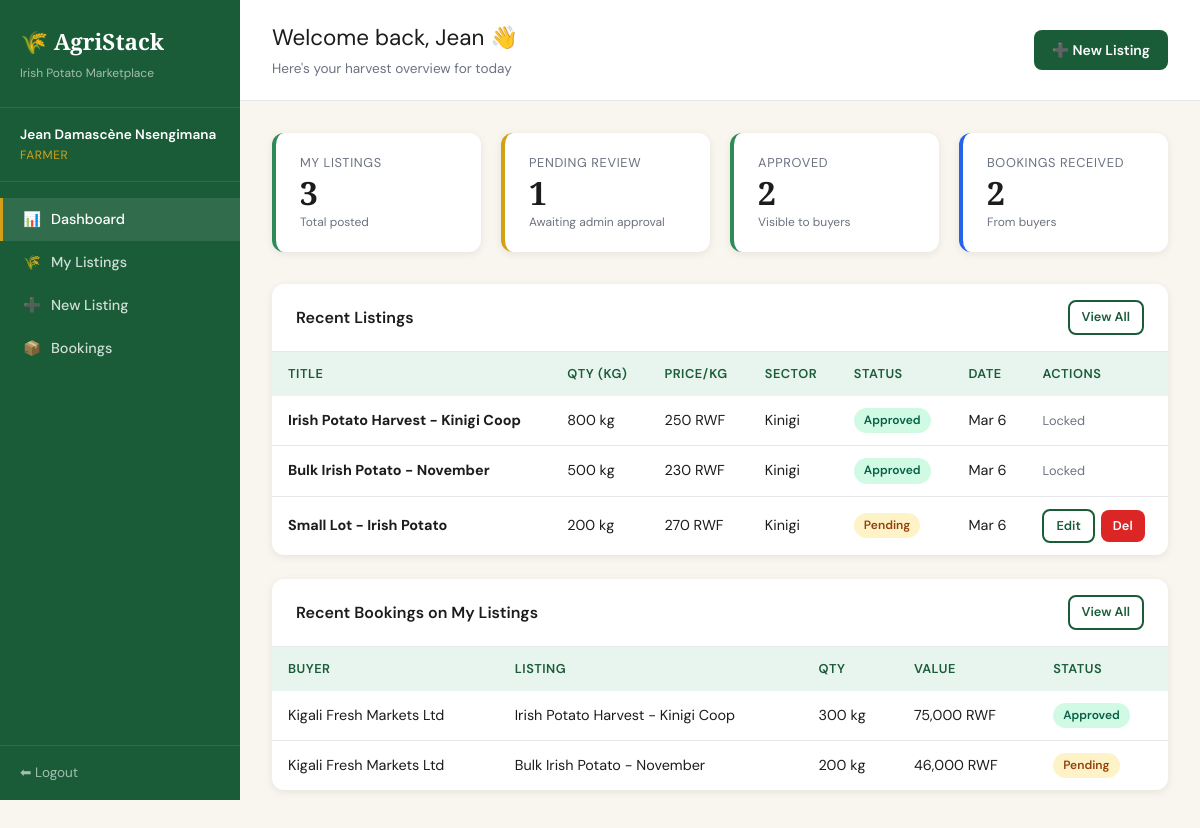
Screenshot of /farmer/dashboard (signed in) with the database file from the repository.
### tables this page shows
CREATE TABLE listings (
    id              INT AUTO_INCREMENT PRIMARY KEY,
    farmer_id       INT NOT NULL,
    title           VARCHAR(200) NOT NULL DEFAULT 'Irish Potato Harvest',
    quantity_kg     DECIMAL(10,2) NOT NULL,
    price_per_kg    DECIMAL(10,2) NOT NULL,
    pickup_sector   VARCHAR(100) NOT NULL,
    harvest_date    DATE NOT NULL,
    description     TEXT,
    status          ENUM('pending','approved','rejected') NOT NULL DEFAULT 'pending',
    created_at      DATETIME NOT NULL DEFAULT CURRENT_TIMESTAMP,
    updated_at      DATETIME ON UPDATE CURRENT_TIMESTAMP,
    FOREIGN KEY (farmer_id) REFERENCES users(id) ON DELETE CASCADE
);

CREATE TABLE bookings (
    id              INT AUTO_INCREMENT PRIMARY KEY,
    listing_id      INT NOT NULL,
    buyer_id        INT NOT NULL,
    quantity_kg     DECIMAL(10,2) NOT NULL,
    price_per_kg    DECIMAL(10,2) NOT NULL,
    total_value     DECIMAL(12,2) GENERATED ALWAYS AS (quantity_kg * price_per_kg) STORED,
    preferred_date  DATE NOT NULL,
    notes           TEXT,
    status          ENUM('pending','approved','collected') NOT NULL DEFAULT 'pending',
    created_at      DATETIME NOT NULL DEFAULT CURRENT_TIMESTAMP,
    updated_at      DATETIME ON UPDATE CURRENT_TIMESTAMP,
    FOREIGN KEY (listing_id) REFERENCES listings(id) ON DELETE CASCADE,
    FOREIGN KEY (buyer_id) REFERENCES users(id) ON DELETE CASCADE
);

CREATE TABLE users (
    id          INT AUTO_INCREMENT PRIMARY KEY,
    name        VARCHAR(150) NOT NULL,
    email       VARCHAR(150) NOT NULL UNIQUE,
    password    VARCHAR(255) NOT NULL,
    phone       VARCHAR(20),
    role        ENUM('farmer','buyer','admin') NOT NULL DEFAULT 'farmer',
    sector      VARCHAR(100),
    is_active   TINYINT(1) NOT NULL DEFAULT 1,
    created_at  DATETIME NOT NULL DEFAULT CURRENT_TIMESTAMP
);

### app/controllers/FarmerController.php (called while the page is built, shortened)
<?php
require_once __DIR__ . '/../models/ListingModel.php';
require_once __DIR__ . '/../models/BookingModel.php';
class FarmerController {
    private ListingModel $listingModel;
    private BookingModel $bookingModel;
    public function __construct() {
        $this->listingModel = new ListingModel();
        $this->bookingModel = new BookingModel();
    }
    public function dashboard(): void {
        $user     = currentUser();
        $listings = $this->listingModel->getByFarmer($user['id']);
        $bookings = $this->bookingModel->getByFarmerListings($user['id']);
        $stats = [
            'total_listings'   => count($listings),
            'pending_listings' => count(array_filter($listings, fn($l) => $l['status'] === 'pending')),
            'approved_listings'=> count(array_filter($listings, fn($l) => $l['status'] === 'approved')),
            'total_bookings'   => count($bookings),
        ];
        require_once __DIR__ . '/../views/farmer/dashboard.php';
    }
}

### index.php (called while the page is built, shortened)
<?php
require_once __DIR__ . '/app/core/Database.php';
require_once __DIR__ . '/app/core/helpers.php';
$requestUri  = $_SERVER['REQUEST_URI'];
$scriptName  = dirname($_SERVER['SCRIPT_NAME']);
$path        = str_replace($scriptName, '', $requestUri);
$path        = strtok($path, '?');
$path        = rtrim($path, '/') ?: '/';
$routes = [
    'GET' => [
        '/'                        => ['AuthController',    'index'],
        '/login'                   => ['AuthController',    'loginForm'],
        '/register'                => ['AuthController',    'registerForm'],
        '/logout'                  => ['AuthController',    'logout'],
        '/farmer/dashboard'        => ['FarmerController',  'dashboard'],
        '/farmer/listings'         => ['FarmerController',  'listings'],
        '/farmer/listings/create'  => ['FarmerController',  'createForm'],
        '/farmer/listings/edit'    => ['FarmerController',  'editForm'],
        '/farmer/listings/delete'  => ['FarmerController',  'delete'],
        '/farmer/bookings'         => ['FarmerController',  'bookings'],
        '/buyer/dashboard'         => ['BuyerController',   'dashboard'],
        '/buyer/listings'          => ['BuyerController',   'listings'],
        '/buyer/book'              => ['BuyerController',   'bookForm'],
        '/buyer/bookings'          => ['BuyerController',   'bookings'],
        '/admin/dashboard'         => ['AdminController',   'dashboard'],
        '/admin/listings'          => ['AdminController',   'listings'],
        '/admin/listings/approve'  => ['AdminController',   'approveListing'],
        '/admin/listings/reject'   => ['AdminController',   'rejectListing'],
        '/admin/bookings'          => ['AdminController',   'bookings'],
        '/admin/bookings/advance'  => ['AdminController',   'advanceBooking'],
        '/admin/users'             => ['AdminController',   'users'],
        '/admin/users/toggle'      => ['AdminController',   'toggleUser'],
        '/admin/audit-log'         => ['AdminController',   'auditLog'],
    ],
    'POST' => [
        '/login'                   => ['AuthController',    'login'],
        '/register'                => ['AuthController',    'register'],
        '/farmer/listings/create'  => ['FarmerController',  'create'],
        '/farmer/listings/edit'    => ['FarmerController',  'edit'],
        '/buyer/book'              => ['BuyerController',   'book'],
    ],
];
$method = $_SERVER['REQUEST_METHOD'];
$route  = $routes[$method][$path] ?? null;
[$controllerName, $action] = $route;
$controller = new $controllerName();
$controller->$action();

### app/core/Database.php (called while the page is built, shortened)
<?php
class Database {
    private static $instance = null;
    private $conn;
    private function __construct() {
        $this->conn = new mysqli(DB_HOST, DB_USER, DB_PASS, DB_NAME, DB_PORT);
        $this->conn->set_charset("utf8mb4");
    }
    public static function getInstance(): Database {
        if (self::$instance === null) {
            self::$instance = new Database();
        }
        return self::$instance;
    }
    public function query(string $sql, string $types = '', array $params = []): mysqli_result|bool {
        $stmt = $this->conn->prepare($sql);
        if ($types && $params) {
            $stmt->bind_param($types, ...$params);
        }
        $stmt->execute();
        $result = $stmt->get_result();
        return $result !== false ? $result : true;
    }
    public function fetchAll(string $sql, string $types = '', array $params = []): array {
        $result = $this->query($sql, $types, $params);
        if ($result instanceof mysqli_result) {
            return $result->fetch_all(MYSQLI_ASSOC);
        }
        return [];
    }
}

### app/models/ListingModel.php (called while the page is built, shortened)
<?php
class ListingModel {
    private Database $db;
    public function __construct() {
        $this->db = Database::getInstance();
    }
    public function getByFarmer(int $farmerId): array {
        return $this->db->fetchAll(
            "SELECT * FROM listings WHERE farmer_id = ? ORDER BY created_at DESC",
            'i', [$farmerId]
        );
    }
}

### app/models/BookingModel.php (called while the page is built, shortened)
<?php
class BookingModel {
    private Database $db;
    public function __construct() {
        $this->db = Database::getInstance();
    }
    public function getByFarmerListings(int $farmerId): array {
        return $this->db->fetchAll(
            "SELECT b.*, l.title as listing_title, l.pickup_sector, u.name as buyer_name, u.phone as buyer_phone
             FROM bookings b
             JOIN listings l ON b.listing_id = l.id
             JOIN users u ON b.buyer_id = u.id
             WHERE l.farmer_id = ?
             ORDER BY b.created_at DESC",
            'i', [$farmerId]
        );
    }
}

### app/views/farmer/dashboard.php (the view, shortened to what this page needs)
<?php $pageTitle = 'Dashboard'; require_once __DIR__ . '/../partials/header.php'; ?>
<div class="page-header">
  <div>
    <div class="page-title">Welcome back, <?= e(explode(' ', $user['name'])[0]) ?> 👋</div>
    <div class="page-subtitle">Here's your harvest overview for today</div>
  </div>
  <a href="<?= BASE_URL ?>/farmer/listings/create" class="btn btn-primary">➕ New Listing</a>
</div>
<div class="page-body">
  <div class="stats-grid">
    <div class="stat-card">
      <div class="stat-label">My Listings</div>
      <div class="stat-value"><?= $stats['total_listings'] ?></div>
      <div class="stat-sub">Total posted</div>
    </div>
    <div class="stat-card gold">
      <div class="stat-label">Pending Review</div>
      <div class="stat-value"><?= $stats['pending_listings'] ?></div>
      <div class="stat-sub">Awaiting admin approval</div>
    </div>
    <div class="stat-card">
      <div class="stat-label">Approved</div>
      <div class="stat-value"><?= $stats['approved_listings'] ?></div>
      <div class="stat-sub">Visible to buyers</div>
    </div>
    <div class="stat-card blue">
      <div class="stat-label">Bookings Received</div>
      <div class="stat-value"><?= $stats['total_bookings'] ?></div>
      <div class="stat-sub">From buyers</div>
    </div>
  </div>
  <div class="card">
    <div class="card-header">
      <h3>Recent Listings</h3>
      <a href="<?= BASE_URL ?>/farmer/listings" class="btn btn-outline btn-sm">View All</a>
    </div>
    <div class="table-wrap">
      <?php if (empty($listings)): ?>
        <div class="empty-state">
          <div class="empty-icon">🌾</div>
          <h3>No listings yet</h3>
          <p>Post your first harvest listing to connect with buyers.</p>
          <a href="<?= BASE_URL ?>/farmer/listings/create" class="btn btn-primary" style="margin-top:16px">Post First Listing</a>
        </div>
      <?php else: ?>
      <table>
        <thead>
          <tr>
            <th>Title</th><th>Qty (kg)</th><th>Price/kg</th><th>Sector</th><th>Status</th><th>Date</th><th>Actions</th>
          </tr>
        </thead>
        <tbody>
          <?php foreach (array_slice($listings, 0, 5) as $l): ?>
          <tr>
            <td><strong><?= e($l['title']) ?></strong></td>
            <td><?= number_format($l['quantity_kg']) ?> kg</td>
            <td><?= formatRwf($l['price_per_kg']) ?></td>
            <td><?= e($l['pickup_sector']) ?></td>
            <td><?= statusBadge($l['status']) ?></td>
            <td><?= date('M j', strtotime($l['created_at'])) ?></td>
            <td>
              <?php if ($l['status'] === 'pending'): ?>
              <div class="action-group">
                <a href="<?= BASE_URL ?>/farmer/listings/edit?id=<?= $l['id'] ?>" class="btn btn-outline btn-sm">Edit</a>
                <a href="<?= BASE_URL ?>/farmer/listings/delete?id=<?= $l['id'] ?>" class="btn btn-danger btn-sm" onclick="return confirm('Delete this listing?')">Del</a>
              </div>
              <?php else: ?>
              <span style="color:var(--text-muted);font-size:0.8rem;">Locked</span>
              <?php endif; ?>
            </td>
          </tr>
          <?php endforeach; ?>
        </tbody>
      </table>
      <?php endif; ?>
    </div>
  </div>
  <?php if (!empty($bookings)): ?>
  <div class="card">
    <div class="card-header">
      <h3>Recent Bookings on My Listings</h3>
      <a href="<?= BASE_URL ?>/farmer/bookings" class="btn btn-outline btn-sm">View All</a>
    </div>
    <div class="table-wrap">
      <table>
        <thead>
          <tr><th>Buyer</th><th>Listing</th><th>Qty</th><th>Value</th><th>Status</th></tr>
        </thead>
        <tbody>
          <?php foreach (array_slice($bookings, 0, 5) as $b): ?>
          <tr>
            <td><?= e($b['buyer_name']) ?></td>
            <td><?= e($b['listing_title']) ?></td>
            <td><?= number_format($b['quantity_kg']) ?> kg</td>
            <td><?= formatRwf($b['total_value']) ?></td>
            <td><?= statusBadge($b['status']) ?></td>
          </tr>
          <?php endforeach; ?>
        </tbody>
      </table>
    </div>
  </div>
  <?php endif; ?>
</div>
<?php require_once __DIR__ . '/../partials/footer.php'; ?>

### app/core/helpers.php (shortened to what this page needs)
<?php
function currentUser(): array {
    return [
        'id'   => $_SESSION['user_id'] ?? null,
        'name' => $_SESSION['user_name'] ?? '',
        'role' => $_SESSION['user_role'] ?? '',
    ];
}
function e(mixed $val): string {
    return htmlspecialchars((string)$val, ENT_QUOTES, 'UTF-8');
}
function formatRwf(float $amount): string {
    return number_format($amount, 0, '.', ',') . ' RWF';
}
function statusBadge(string $status): string {
    $map = [
        'pending'  => ['#FEF3C7', '#92400E'],
        'approved' => ['#D1FAE5', '#065F46'],
        'collected'=> ['#DBEAFE', '#1E40AF'],
        'rejected' => ['#FEE2E2', '#991B1B'],
    ];
    [$bg, $fg] = $map[$status] ?? ['#F3F4F6', '#374151'];
    $label = ucfirst($status);
    return "<span class='badge' style='background:$bg;color:$fg'>$label</span>";
}

### public/css/style.css (style rules this page uses)
:root { --green-dark: #1A5C38; --green-mid: #2E8B57; --green-light:#E8F5EE; --gold: #D4A017; --gold-light: #FFF8E1; --cream: #F9F5EF; --white: #FFFFFF; --text-dark: #1C1C1C; --text-muted: #6B7280; --red: #DC2626; --amber: #F59E0B; --blue: #2563EB; --border: #E5E7EB; --shadow: 0 2px 8px rgba(0,0,0,0.08); --shadow-md: 0 4px 16px rgba(0,0,0,0.12); --radius: 12px; --radius-sm: 8px; }
*, *::before, *::after { box-sizing: border-box; margin: 0; padding: 0; }
html { font-size: 16px; scroll-behavior: smooth; }
body { font-family: 'DM Sans', sans-serif; background: var(--cream); color: var(--text-dark); line-height: 1.6; min-height: 100vh; }
h1,h2,h3 { font-family: 'Playfair Display', serif; line-height: 1.2; }
h3 { font-family: 'DM Sans', sans-serif; font-size: 1.1rem; font-weight: 600; }
a { color: var(--green-mid); text-decoration: none; }
.page-header { background: var(--white); border-bottom: 1px solid var(--border); padding: 20px 32px; display: flex; align-items: center; justify-content: space-between; gap: 16px; flex-wrap: wrap; }
.page-title { font-size: 1.4rem; color: var(--text-dark); }
.page-subtitle { font-size: 0.85rem; color: var(--text-muted); margin-top: 2px; }
.page-body { padding: 32px; flex: 1; }
.stats-grid { display: grid; grid-template-columns: repeat(auto-fit, minmax(180px, 1fr)); gap: 20px; margin-bottom: 32px; }
.stat-card { background: var(--white); border-radius: var(--radius); padding: 20px 24px; box-shadow: var(--shadow); border-left: 4px solid var(--green-mid); transition: transform 0.15s ease, box-shadow 0.15s ease; }
.stat-card.gold { border-left-color: var(--gold); }
.stat-card.blue { border-left-color: var(--blue); }
.stat-label { font-size: 0.8rem; color: var(--text-muted); text-transform: uppercase; letter-spacing: 0.05em; margin-bottom: 4px; }
.stat-value { font-family: 'Playfair Display', serif; font-size: 2rem; font-weight: 700; color: var(--text-dark); line-height: 1; }
.stat-sub { font-size: 0.75rem; color: var(--text-muted); margin-top: 4px; }
.card { background: var(--white); border-radius: var(--radius); box-shadow: var(--shadow); overflow: hidden; margin-bottom: 24px; }
.card-header { padding: 16px 24px; border-bottom: 1px solid var(--border); display: flex; align-items: center; justify-content: space-between; gap: 12px; flex-wrap: wrap; }
.card-header h3 { margin: 0; font-size: 1rem; color: var(--text-dark); }
.table-wrap { overflow-x: auto; }
table { width: 100%; border-collapse: collapse; font-size: 0.9rem; }
thead th { background: var(--green-light); color: var(--green-dark); font-weight: 600; padding: 12px 16px; text-align: left; font-size: 0.8rem; text-transform: uppercase; letter-spacing: 0.04em; white-space: nowrap; }
tbody tr { border-bottom: 1px solid var(--border); transition: background 0.1s; }
tbody tr:last-child { border-bottom: none; }
tbody td { padding: 12px 16px; color: var(--text-dark); vertical-align: middle; }
.badge { display: inline-flex; align-items: center; padding: 3px 10px; border-radius: 20px; font-size: 0.75rem; font-weight: 600; white-space: nowrap; }
.btn { display: inline-flex; align-items: center; gap: 6px; padding: 9px 18px; border-radius: var(--radius-sm); font-family: 'DM Sans', sans-serif; font-size: 0.875rem; font-weight: 600; cursor: pointer; border: none; text-decoration: none; transition: all 0.15s ease; min-height: 40px; white-space: nowrap; }
.btn-primary { background: var(--green-dark); color: #fff; }
.btn-danger { background: var(--red); color: #fff; }
.btn-outline { background: transparent; color: var(--green-dark); border: 2px solid var(--green-dark); }
.btn-sm { padding: 5px 12px; font-size: 0.8rem; min-height: 32px; }
.action-group { display: flex; gap: 6px; align-items: center; }

### rows the page displays
listings: id "1", farmer "2", title "Irish Potato Harvest - Kinigi Coop", quantity_kg "800", price_per_kg "250 RWF", pickup_sector "Kinigi", status "Approved", created_at "Mar 6", shows "Locked"
listings: title "Bulk Irish Potato - November", quantity_kg "500", price_per_kg "230 RWF", pickup_sector "Kinigi", status "Approved", created_at "Mar 6", shows "Locked"
listings: title "Small Lot - Irish Potato", quantity_kg "200", price_per_kg "270 RWF", pickup_sector "Kinigi", status "Pending", created_at "Mar 6"
bookings: buyer.name "Kigali Fresh Markets Ltd", listing.title "Irish Potato Harvest - Kinigi Coop", quantity_kg "300", total_value "75,000 RWF", status "Approved"
bookings: buyer.name "Kigali Fresh Markets Ltd", listing.title "Bulk Irish Potato - November", quantity_kg "200", total_value "46,000 RWF", status "Pending"

### other values shown
$u['name'] "Jean Damascène Nsengimana"
$role "FARMER"
$item['icon'] "📊"
$item['label'] "Dashboard"
$item['icon'] "🌾"
$item['label'] "My Listings"
$item['icon'] "➕"
$item['label'] "New Listing"
$item['icon'] "📦"
$item['label'] "Bookings"
explode(' ', $user['name'])[0] "Jean"
$stats['total_listings'] "3"
